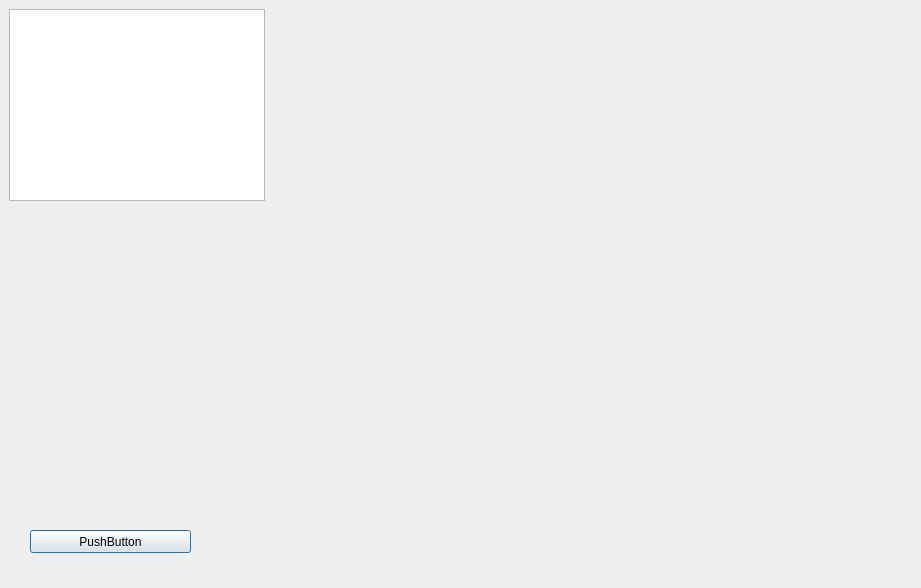
<?xml version="1.0" encoding="UTF-8"?>
<ui version="4.0">
 <class>MainPanel</class>
 <widget class="QDialog" name="MainPanel">
  <property name="geometry">
   <rect>
    <x>0</x>
    <y>0</y>
    <width>921</width>
    <height>588</height>
   </rect>
  </property>
  <property name="windowTitle">
   <string>MainPanel</string>
  </property>
  <property name="styleSheet">
   <string notr="true"/>
  </property>
  <widget class="SwitchableListWidget" name="listWidget">
   <property name="geometry">
    <rect>
     <x>9</x>
     <y>9</y>
     <width>256</width>
     <height>192</height>
    </rect>
   </property>
  </widget>
  <widget class="Pannel" name="pannel">
   <property name="geometry">
    <rect>
     <x>300</x>
     <y>20</y>
     <width>551</width>
     <height>361</height>
    </rect>
   </property>
  </widget>
  <widget class="QPushButton" name="pushButton">
   <property name="geometry">
    <rect>
     <x>30</x>
     <y>530</y>
     <width>161</width>
     <height>23</height>
    </rect>
   </property>
   <property name="text">
    <string>PushButton</string>
   </property>
  </widget>
 </widget>
 <layoutdefault spacing="6" margin="11"/>
 <customwidgets>
  <customwidget>
   <class>SwitchableListWidget</class>
   <extends>QListWidget</extends>
   <header>switchablelistwidget.h</header>
  </customwidget>
  <customwidget>
   <class>Pannel</class>
   <extends>QStackedWidget</extends>
   <header>pannel.h</header>
   <container>1</container>
  </customwidget>
 </customwidgets>
 <resources/>
 <connections/>
</ui>
